Frame 1 (no input): blank canvas, image omitted
Frame 60 (the mouse pressed at the canvas centre just before this capture): blank canvas, image omitted
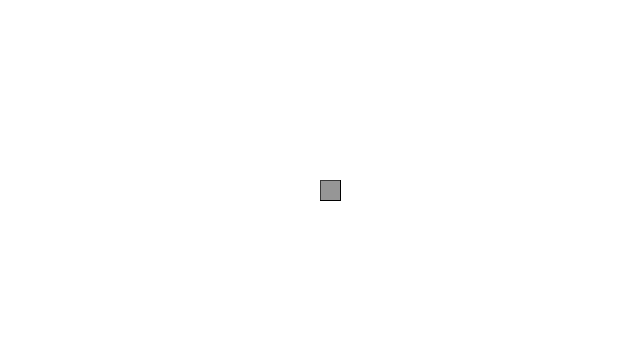
Frame 120 (the mouse held since frame 60 and released just before this capture)

The Processing sketch whose frames 1 and 60 were blank and that drew this single picture after the mouse press (run headless with seeded random() and noise(); from frame 60 on, the mouse is pressed at the canvas centre):

// Processing sketch: IPI_DAY01_EXE03_conditionals
// ── IPI_DAY01_EXE03_conditionals.pde
/* 
 * Copyright (c) 2013-2014 Lila PanahiKazemi & Andrea Rossi
 * INTERACTIVE_PLANNING_ISTANBUL WORKSHOP
 * MediaCities Conference 2013 - 3-5 May 2013
 * Buffalo State University of New York
 *
 * for more details: http://temporaryautonomousarchitecture.blogspot.de/
 * for questions regarding the script: a.rossi.andrea@gmail.com, lilapanahi@gmail.com
 */

/* 
 * CONTROLS: 
 *
 */

/*
 * INSTRUCTIONS
 * 
 */


///////////////////////////////////////////////////////////////////////////////////SETUP
void setup() {
  size(640, 360);
  background(255);
}


///////////////////////////////////////////////////////////////////////////////////DRAW
void draw() {
  //conditions
  if (mousePressed) { //checking if the mouse buttons are pressed
    fill(150, 150);
    stroke(0);
    strokeWeight(0.5);
    rect(mouseX, mouseY, 20, 20);
  }
  if (keyPressed) { //checking if any of the keyboard keys is pressed
    background(255);
  }
}
